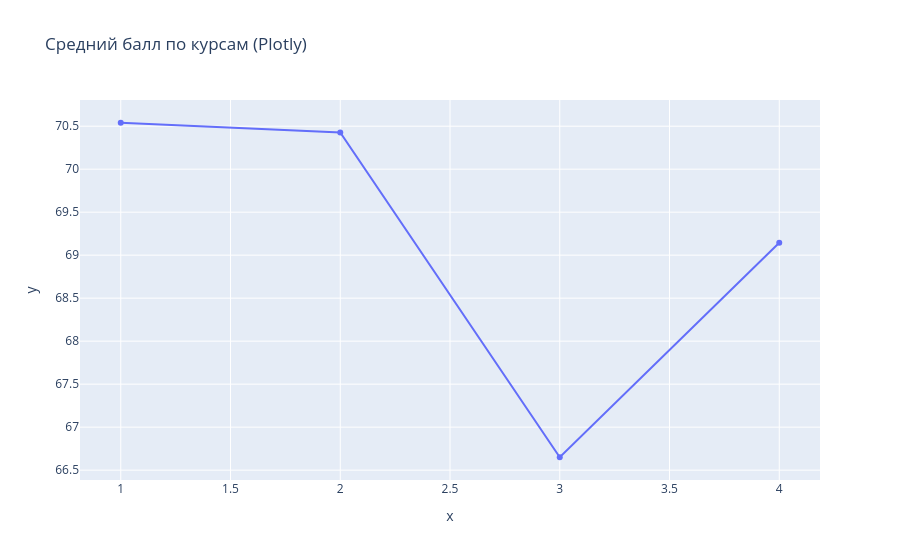
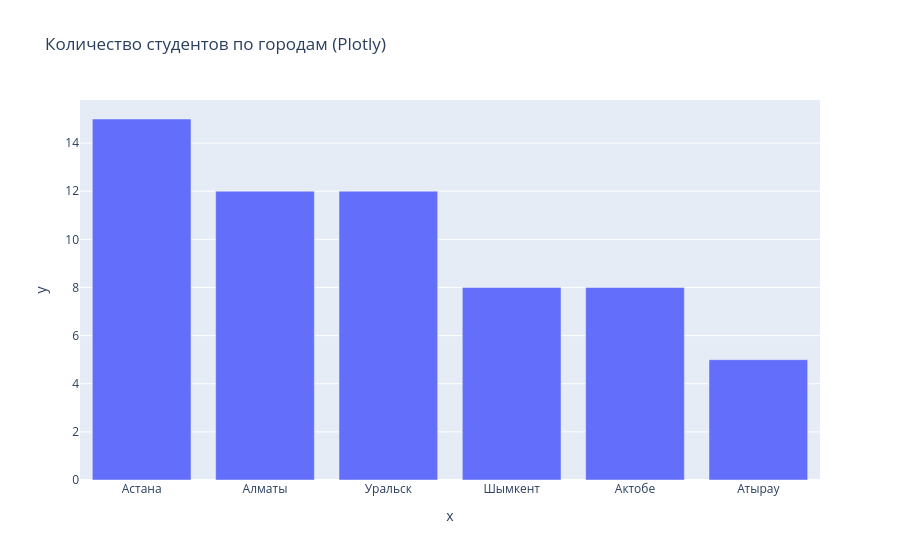
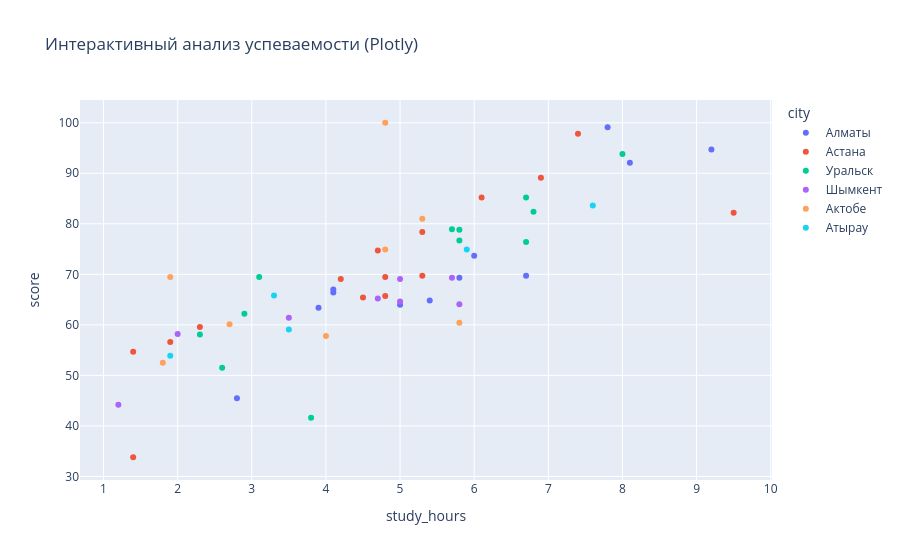

Write notebook code for charts like these, in order.
### Code cell
import plotly.express as px

course_mean = df.groupby("course")["score"].mean().sort_index()
city_counts = df["city"].value_counts()

fig = px.line(x=course_mean.index, y=course_mean.values, markers=True,
              title="Средний балл по курсам (Plotly)")
fig.show()

fig = px.bar(x=city_counts.index, y=city_counts.values,
             title="Количество студентов по городам (Plotly)")
fig.show()

fig = px.scatter(df, x="study_hours", y="score", color="city",
                  hover_name="name", title="Интерактивный анализ успеваемости (Plotly)")
fig.show()

### Figure 1 — Plotly figure (JSON) as saved in the notebook; plotly's stock layout.template omitted (floating-point values rounded to 4 significant figures)
{"data": [{"hovertemplate": "x=%{x}<br>y=%{y}<extra></extra>", "legendgroup": "", "line": {"color": "#636efa", "dash": "solid"}, "marker": {"symbol": "circle"}, "mode": "lines+markers", "name": "", "orientation": "v", "showlegend": false, "type": "scatter", "x": [1, 2, 3, 4], "xaxis": "x", "y": [70.54, 70.43, 66.65, 69.14], "yaxis": "y"}], "layout": {"legend": {"tracegroupgap": 0}, "title": {"text": "Средний балл по курсам (Plotly)"}, "xaxis": {"anchor": "y", "domain": [0, 1], "title": {"text": "x"}}, "yaxis": {"anchor": "x", "domain": [0, 1], "title": {"text": "y"}}}}

### Figure 2 — Plotly figure (JSON) as saved in the notebook; plotly's stock layout.template omitted (floating-point values rounded to 4 significant figures)
{"data": [{"hovertemplate": "x=%{x}<br>y=%{y}<extra></extra>", "legendgroup": "", "marker": {"color": "#636efa", "pattern": {"shape": ""}}, "name": "", "orientation": "v", "showlegend": false, "textposition": "auto", "type": "bar", "x": ["Астана", "Алматы", "Уральск", "Шымкент", "Актобе", "Атырау"], "xaxis": "x", "y": [15, 12, 12, 8, 8, 5], "yaxis": "y"}], "layout": {"barmode": "relative", "legend": {"tracegroupgap": 0}, "title": {"text": "Количество студентов по городам (Plotly)"}, "xaxis": {"anchor": "y", "domain": [0, 1], "title": {"text": "x"}}, "yaxis": {"anchor": "x", "domain": [0, 1], "title": {"text": "y"}}}}

### Figure 3 — Plotly figure (JSON) as saved in the notebook; plotly's stock layout.template omitted (floating-point values rounded to 4 significant figures)
{"data": [{"hovertemplate": "<b>%{hovertext}</b><br><br>city=Алматы<br>study_hours=%{x}<br>score=%{y}<extra></extra>", "hovertext": ["Азамат", "Инкар", "Виктория", "Нурлан", "Тимур", "Жулдыз", "Анна", "Иван", "Марат", "Мария", "Анна", "Асем"], "legendgroup": "Алматы", "marker": {"color": "#636efa", "symbol": "circle"}, "mode": "markers", "name": "Алматы", "orientation": "v", "showlegend": true, "type": "scatter", "x": [5.0, 4.1, 2.8, 6.7, 5.8, 6.0, 9.2, 8.1, 7.8, 4.1, 5.4, 3.9], "xaxis": "x", "y": [64.0, 66.4, 45.5, 69.7, 69.3, 73.7, 94.7, 92.1, 99.1, 67.0, 64.8, 63.4], "yaxis": "y"}, {"hovertemplate": "<b>%{hovertext}</b><br><br>city=Астана<br>study_hours=%{x}<br>score=%{y}<extra></extra>", "hovertext": ["Наталья", "Женис", "Гаухар", "Дархан", "Артур", "Салтанат", "Иван", "Женис", "Диана", "Жанна", "Аскар", "Карина", "Иван", "Олег", "Руслан"], "legendgroup": "Астана", "marker": {"color": "#EF553B", "symbol": "circle"}, "mode": "markers", "name": "Астана", "orientation": "v", "showlegend": true, "type": "scatter", "x": [4.2, 6.9, 9.5, 6.1, 4.7, 2.3, 1.9, 1.4, 4.5, 4.8, 1.4, 4.8, 7.4, 5.3, 5.3], "xaxis": "x", "y": [69.1, 89.1, 82.2, 85.2, 74.7, 59.6, 56.6, 33.8, 65.4, 69.49, 54.7, 65.7, 97.8, 78.4, 69.7], "yaxis": "y"}, {"hovertemplate": "<b>%{hovertext}</b><br><br>city=Уральск<br>study_hours=%{x}<br>score=%{y}<extra></extra>", "hovertext": ["Куаныш", "Талгат", "Александр", "Марат", "Дмитрий", "Олег", "Игорь", "Айгерим", "Талгат", "Ержан", "Дмитрий", "Олег"], "legendgroup": "Уральск", "marker": {"color": "#00cc96", "symbol": "circle"}, "mode": "markers", "name": "Уральск", "orientation": "v", "showlegend": true, "type": "scatter", "x": [6.7, 5.8, 5.8, 6.7, 8.0, 5.7, 3.1, 3.8, 2.3, 2.9, 6.8, 2.6], "xaxis": "x", "y": [76.4, 76.7, 78.8, 85.2, 93.8, 78.9, 69.49, 41.6, 58.1, 62.2, 82.4, 51.5], "yaxis": "y"}, {"hovertemplate": "<b>%{hovertext}</b><br><br>city=Шымкент<br>study_hours=%{x}<br>score=%{y}<extra></extra>", "hovertext": ["Салтанат", "Наталья", "Айгуль", "Айнур", "Санжар", "Карина", "Иван", "Айгерим"], "legendgroup": "Шымкент", "marker": {"color": "#ab63fa", "symbol": "circle"}, "mode": "markers", "name": "Шымкент", "orientation": "v", "showlegend": true, "type": "scatter", "x": [1.2, 2.0, 5.0, 5.0, 5.7, 4.7, 5.8, 3.5], "xaxis": "x", "y": [44.2, 58.2, 64.6, 69.1, 69.3, 65.2, 64.1, 61.4], "yaxis": "y"}, {"hovertemplate": "<b>%{hovertext}</b><br><br>city=Актобе<br>study_hours=%{x}<br>score=%{y}<extra></extra>", "hovertext": ["Гаухар", "Ержан", "Елена", "Тимур", "Гаухар", "Женис", "Полина", "Ксения"], "legendgroup": "Актобе", "marker": {"color": "#FFA15A", "symbol": "circle"}, "mode": "markers", "name": "Актобе", "orientation": "v", "showlegend": true, "type": "scatter", "x": [5.3, 5.8, 4.8, 1.8, 2.7, 4.0, 1.9, 4.8], "xaxis": "x", "y": [81.0, 60.4, 74.9, 52.5, 60.1, 57.8, 69.49, 100.0], "yaxis": "y"}, {"hovertemplate": "<b>%{hovertext}</b><br><br>city=Атырау<br>study_hours=%{x}<br>score=%{y}<extra></extra>", "hovertext": ["Иван", "Тимур", "Ботагоз", "Камила", "Татьяна"], "legendgroup": "Атырау", "marker": {"color": "#19d3f3", "symbol": "circle"}, "mode": "markers", "name": "Атырау", "orientation": "v", "showlegend": true, "type": "scatter", "x": [7.6, 3.3, 3.5, 5.9, 1.9], "xaxis": "x", "y": [83.6, 65.8, 59.1, 74.9, 53.9], "yaxis": "y"}], "layout": {"legend": {"title": {"text": "city"}, "tracegroupgap": 0}, "title": {"text": "Интерактивный анализ успеваемости (Plotly)"}, "xaxis": {"anchor": "y", "domain": [0, 1], "title": {"text": "study_hours"}}, "yaxis": {"anchor": "x", "domain": [0, 1], "title": {"text": "score"}}}}
